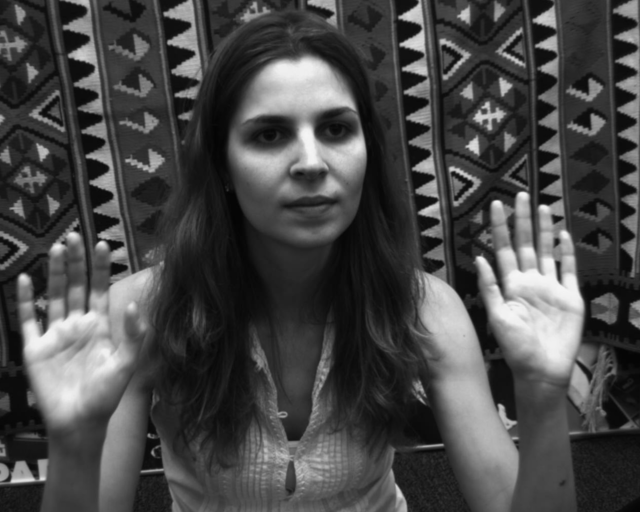
#> input picture 307920942_203253422/left.tif, 640 x 512 px, found by its file name; the run also reads 2 pictures not shown here
$ jupyter execute 307920942_203253422.ipynb   (shell and % lines are left out)   (older library calls are emulated)
#> lines starting #> are read from the running program, lines starting #| are printed output that depends on the picture
## <span style="color:blue"> Computer Vision - Winter 2024

## <span style="color:blue"> Exercise 3 </span>
**Reichman University**

**Lecturer:** Prof. Yael Moses, RUNI

**TA:** Eyal Friedman, RUNI


**Submission date: 9.2.24** \
Note: In case you need an extension for any reason, you can submit it by 14.2.24. \
No extra extensions will be given.
In case you are in miluim - please contact Yael directly.

**Your name: Orr Zwebner, Gidon Bonwit**
**Your ID: 203253422, 307920942**

In this exercise, you will practice projection matrices and epipolar geometry related tasks.

## <span style="color:blue"> Submission guidelines:</span>

1. Your **zip** file should include the following files only:
   - ex3.ipynb
   - images you use that were not given
2. You should use Jupyter Notebook.
3. Name the zip file **'ex3_ID_ID.zip'** and **do not** include any additional directories.
4. Submit using *Moodle*.
5. Submit on time!
6. You can submit this assignment in pairs (no triplets).
   * In the case of pair submission, both IDs and names should be added to the notebook.
   * One should submit the homework, and the other should submit a simple text file named: ID_ID.txt and nothing else.
   *Please make sure that your collaborator submits the HW.

## Read the following instructions carefully:

1. Write **efficient vectorized** code.
2. You are responsible for the correctness of your code and should add as many tests as you see fit. Do not submit your tests unless requested.
3. Use `Python 3` and `numpy 1.18.5` or above. Changes to the configuration we provided are at your own risk. Before submitting the exercise, restart the kernel and run the notebook from start to finish to make sure everything works.
4. You are allowed to use functions and methods from the [Python Standard Library](https://docs.python.org/3/library/) and [numpy](https://www.numpy.org/devdocs/reference/) only. Any other imports are forbidden unless provided by us.
5. Your code must run without errors. Note, **Code that fails to run will not be graded.**
6. Document your code properly.
7. Go over Warmup Python - you can find relevant python functions that will make your life easier.

[cell 1]
import cv2

# This opens an inteactive figure - use it in part B
import matplotlib
# matplotlib.use('TkAgg')

import matplotlib.pyplot as plt
import numpy as np
from scipy.linalg import null_space

# This specifies the way plots behave in jupyter notebook
plt.rcParams['figure.figsize'] = (8.0, 8.0) # set default size of plots
plt.rcParams['image.cmap'] = 'gray'

[cell 2]
import platform
print("Python version: ", platform.python_version())
print("Numpy version: ", np.__version__)

## <span style="color:blue">Section A: Projection

In this part you will go over projection matrix,  and use them to project 3D points to an image.

## <span style="color:blue">Part A1: Projection Matrix
Fill the missing values, given partial values of the parameters of the left and right cameras.

**Right image parameters:**
The projection matrix of the right image:

[cell 3]
MR = np.array([[1100.504780,          0,   331.023000,   0],
               [0,          1097.763735,   259.386377,   0],
               [0,                    0,            1,   0]])

The rotation matrix of the right image:

[cell 4]
RR = np.array([[1,0,0],
               [0,1,0],
               [0,0,1]])

The focal length of the right image:

[cell 5]
fR = 1.0

From here on, replace "none" with your answers to the questions. In addition, if there are more than a single possible solution, choose one.
Compute the right image center (principal point):

[cell 6]
OxR = MR[0,2]
OyR = MR[1,2]

Compute the right image scale factor which is consistent with MR:

[cell 7]
SxR = MR[0,0]/fR
SyR = MR[1,1]/fR

Compute the right image intrinsic matrix which is consistent with MR:

[cell 8]
MintR = MR[:, :3]
np.set_printoptions(suppress=True)
MintR


**Left image parameters**

Left image center (principal point):

[cell 9]
OxL = 320.798101
OyL = 236.431326

Scale factor:

[cell 10]
SxL = 1095.671499
SyL = 1094.559584

Focal length of the left image:

[cell 11]
fL = 1

Translation vector w.r.t. the world origin:

[cell 12]
TL = -np.array([[178.2218,18.8171,-13.7744]]).T

Rotation matrix of the left image:

[cell 13]
RL = np.array([[ 0.9891,    0.0602,   -0.1346],
               [-0.0590,    0.9982,    0.0134],
               [0.1351,   -0.0053,    0.9908]])

Compute the intrinsic projection matrix of the left camera:

[cell 14]
MintL = np.array([[SxL,          0,   OxL,    0],
               [0,          SyL ,   OyL,   0],
               [0,                    0,            1,   0]])

Compute the projection matrix of the left camera

[cell 15]
# Augment RL with TL to form the extrinsic parameter matrix
RT_augmented = np.append(arr=np.hstack((RL, -RL@TL)),values=[[0,0,0,1]], axis=0)
ML = MintL @ RT_augmented

Compute the COP of the left and the right images, in Cartesian coordinates:

(You may use the the function *null_space* from *scipy.linalg*)

[cell 16]
def homogenous_to_euclidean(point_h):
    """
    Convert a point from Homogeneous coordinates to Euclidean coordinates.
    """
    # Verify that the last element is not zero (for the devision)
    if point_h[-1] == 0:
        raise ValueError("The last element of the homogeneous coordinates must not be zero.")

    return point_h[:-1] / point_h[-1]


def euclidean_to_homogenous(point_e):
    """
    Convert a point from Homogeneous coordinates to Euclidean coordinates.
    """
    # Check if the point is a column vector
    if point_e.ndim != 2 or point_e.shape[1] != 1:
        new_point_e = point_e.reshape(-1, 1)
    else:
        new_point_e = point_e.copy()

    return np.vstack((new_point_e, np.ones((1,1))))

[cell 17]
from scipy.linalg import null_space

# Compute the null space (homogeneous coordinates for the camera centers)
CL_h = null_space(ML)
CR_h = null_space(MR)

# Convert from homogeneous to Cartesian coordinates
CL = homogenous_to_euclidean(point_h=CL_h)

CR = homogenous_to_euclidean(point_h=CR_h)

print(f'The COP of the left camera is\n {CL}\n')
print(f'The COP of the right camera is\n {CR}')

Compute the distance between CL and CR:


[cell 18]
D = np.linalg.norm(CL-CR)
print(f'distance between CL and CR: {D:.3f}')

## <span style="color:blue">Part A2: Hands on Triangulation

Write a function p = proj(M,P) that recieves as input the 3D point P in Euclidean coordinates and a projection matrix M, and outputs the 2D  Euclidean coordinates of the projected point.

[cell 19]
# Your code for proj function
def proj(M,P):
    """
    Returns 2D Euclidean coordiantes acoording to the camera of M
    M (3*4 matrix): Projection matrix of a camera
    P (3*1 vector): 3D point in euclidean coordinates
    """
    # P in homogenous coordinates
    P_homogenous = np.append(P, [1])

    # p in homogenous coordinates
    p_homogenous = M @ P_homogenous

    # Convert to Euclidean coordinates - devide by the third coordinate
    p = homogenous_to_euclidean(point_h=p_homogenous)

    return p

**<span style="color:blue">Answer Quesion:**\
Given object points in the world coordinate system,  P=(-140,50,1200) and Q=(30,100,2000).

a.	What are the coordinates (Euclidean) of the points in the left camera coordinate system?\
b.	What are the coordinates (Euclidean) of the points in the right camera coordinate system?

Note: the camera coordinate system rather than the image coordinate system (PL means the 3D coordinates in the left **camera** cordinates system, and pL means the 2D coordinates in the left **image** coordinates system.


**<span style="color:blue">Your answer:**\
a.
pL:
[211.50311802 312.79614795]
qL:
[291.01523943 309.3489455 ]


b.
pR:
[202.63077567 305.12653262]
qR:
[347.5305717  314.27456375]


[cell 20]
def world_to_camera(P_world, R, T):

    P_camera = R @ (P_world - T)

    return P_camera

[cell 21]
P = np.array([[-140],[50],[1200]])
Q = np.array([[30],[100],[2000]])

# From world to camera coordinates (translation and rotation)
# For the right image - no translation and no rotation practically
PL = world_to_camera(P, RL, TL)
PR = P
QL = world_to_camera(Q, RL, TL)
QR = Q

[cell 22]
P = np.array([[-140],[50],[1200]])
pL = proj(ML,P)
pR = proj(MR,P)

Q = np.array([[30],[100],[2000]])
qL = proj(ML,Q)
qR = proj(MR,Q)

print(f"the point pL\n{pL}")
print(f"the point pR\n{pR}")
print(f"the point qL\n{qL}")
print(f"the point qR\n{qR}")

### Read two images and display the projections of P and Q on the two given images ###

[//]: # " "
The code below should return this result:

[cell 23]
imL = cv2.imread('Left.tif', cv2.IMREAD_GRAYSCALE)
#> imL is the input picture: shape (512, 640); min 4, max 246, mean 71.7
imR = cv2.imread('Right.tif', cv2.IMREAD_GRAYSCALE)
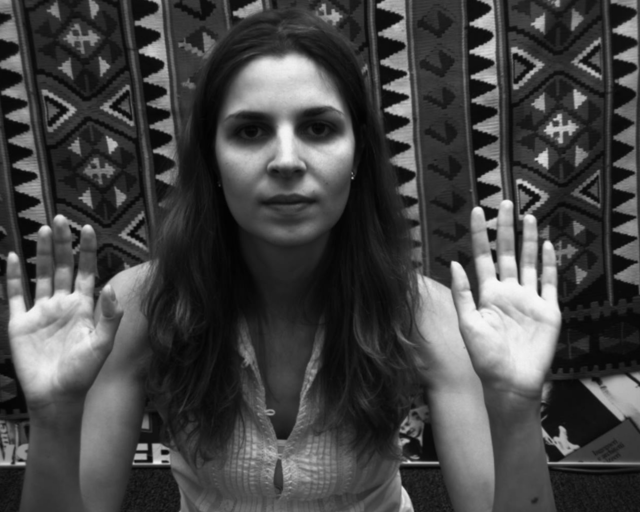
#> input picture 307920942_203253422/right.tif, 640 x 512 px, found by its file name
#> imR is the input picture: shape (512, 640); min 2, max 248, mean 69.5

plt.rcParams['figure.figsize'] = (14.0, 14.0)
f, ((ax1, ax2)) = plt.subplots(1, 2, sharex='col', sharey='row')

ax1.imshow(imL, cmap='gray'), ax1.set_title('Left image'), ax1.scatter(pL[0], pL[1], color='r'), \
    ax1.scatter(qL[0],qL[1], color = 'b')
ax2.imshow(imR, cmap='gray'), ax2.set_title('Right image'), ax2.scatter(pR[0], pR[1], color = 'r'), \
    ax2.scatter(qR[0],qR[1], color = 'b')
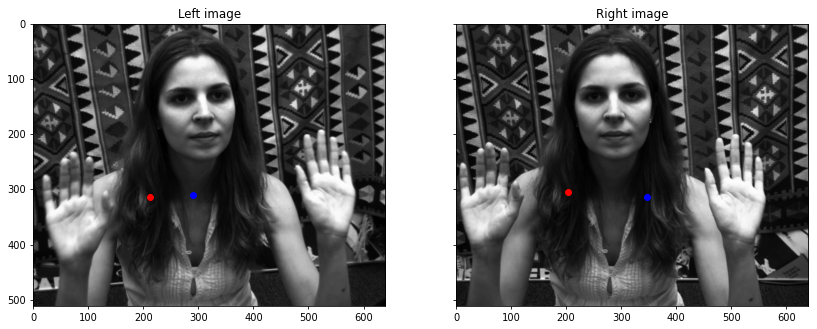
#> figure drawn by matplotlib, 2 panels

**<span style="color:blue"> Answer Question:**\
Look at the projection of each of the points in the two images. One pair looks as expected, and the other does not. Please give a short explanation of what may have caused it.

**<span style="color:blue">Your answer:**\
The blue point, Q, seems not to be projected correctly, unlike point P, which is projected correctly between the two images. This discrepancy may be caused by the actual 3D point in the world being obscured by the woman in the image (in both images), leading to a misleading conclusion about the projection's accuracy. In reality,  Q is located somewhere in the background, between the woman and the carpet in the background.


## <span style="color:blue"> Part B: Epipolar Geometry
Compute the fundamental matrix F and the epipoles eL and eR of the left and right images, using their projection matrices.\
Note, you should normalize F by F(3,3) for improved precision.

For the epipoles' computation use the MR and ML and the Center of projections.

**<span style="color:blue">Answer Question:**
Can you double check if they are correct using F? If so, check it.

**<span style="color:blue">Your answer:**


[cell 24]
def skew_symmetric_matrix(a):
    """
    Create a skew-symmetric matrix [a]_x from a 3-dimensional vector a.

    Parameters:
    - a (numpy.ndarray): A 3-dimensional vector.

    Returns:
    - numpy.ndarray: The 3x3 skew-symmetric matrix derived from vector a.
    """
    return np.array([
        [0, -a[2], a[1]],
        [a[2], 0, -a[0]],
        [-a[1], a[0], 0]
    ])

[cell 25]
import numpy as np

def compute_F(eR, MR, ML):
    """
    Compute the fundamental matrix F given an the right epipole eR,
    right projection matrix MR, and left projection matrix ML.

    Parameters:
    - eR (numpy.ndarray): The right epipole.
    - MR (numpy.ndarray): The right camera projection matrix, typically of shape (3, 4).
    - ML (numpy.ndarray): The left camera projection matrix, typically of shape (3, 4).

    Returns:
    - numpy.ndarray: The computed fundamental matrix F, of shape (3, 3).

    """

    # Flatten eR
    eR_flatten = eR.flatten()

    # Pseudo Inverse of the left projection matrix
    ML_P = np.linalg.pinv(ML)

    # Compute F using the pseudo inverse and the skew symmetric inverse
    MR_ML_P = MR @ ML_P
    eR_skew = skew_symmetric_matrix(eR_flatten)

    F = eR_skew @ MR_ML_P

    # Normalize F by its (3, 3) element
    F = F / F[2, 2]

    return F

[cell 26]
# Compute the epipole point using the projection matrices
eL_homogenous = ML @ CR_h
eR_homogenous = MR @ CL_h

eL_euclid = homogenous_to_euclidean(eL_homogenous)
eR_euclid = homogenous_to_euclidean(eR_homogenous)


F = compute_F(eR_homogenous, MR, ML)
print(f"The epipole of the left camera:\n{eL_euclid}\n")
print(f"The epipole of the right camera:\n{eR_euclid}\n")
print(f"The Fundamental matrix F\n{F}\n")

# Check if the points correspond to F is eR.T @ F = 0 or F @ eL = 0

# Perform the checks
check_eR = np.dot(eR_homogenous.T, F)
check_eL = np.dot(F, eL_homogenous)

print(f"Check with eR.T @ F:\n{check_eR.T}\n")
print(f"Check with F @ eL:\n{check_eL}\n")

## Epipolar lines ##

Click on three different points of the **right** image, and check if the epipolar lines on the left image pass through a pixel that corresponds to the one you picked in the right image. Output the set of epipolar lines overlayed on the pair of  images as shown below.

To do so you can use:
1. The code below opens the images in a seperate window. You can click on the right image and  capture the click's coordinates by using the function *plt.ginput*.
2. Take each point (this can be done by a loop) and calculate its epipolar line  on the left image using F.
3. Compute the two endpoints of the line in the image to plot it on the left image. \
    **Hint**: you have linear coefficients - (a,b,c). Calculate the y value in the image for x=0, and x=image.width and plot the result.\
    Use: ax2.plot((x0. xWidth),(yx0, yxWidth))
4. Use the set of the points of the right image that you collected, and draw the epipolar lines on the right image.

[cell 27]
def calculate_epipolar_line(point, F, right):
    """
    Calculate the epipolar line for a given point using the fundamental matrix F.

    Parameters:
    - point: The point in Euclidean coordinates (x, y).
    - F: The fundamental matrix.
    - right: A boolean flag indicating whether the point is on the right image (True) or left image (False).

    Returns:
    - The epipolar line coefficients (a, b, c) for the equation ax + by + c = 0.
    """
    point_homogenous = euclidean_to_homogenous(np.array(point))

    if right:
        epipolar_line = (point_homogenous.T @ F).flatten()
    else:
        epipolar_line = (F @ point_homogenous).flatten()

    return epipolar_line

[cell 28]
def compute_lines(img, line):
    """
    Compute the two endpoints of a line on the boundaries of an image, given the line's
    equation coefficients. This function does not draw the line on the image but rather
    calculates the endpoints that can be used for drawing.

    The line's equation is ax + by + c = 0, and the endpoints are calculated for the leftmost
    and rightmost edges of the image.

    Parameters:
    - img (numpy.ndarray): The image array. Used to determine the image dimensions.
    - line (list or numpy.ndarray): The coefficients of the line equation [a, b, c].

    Returns:
    - tuple: A tuple containing the x and y coordinates of the start point (x0, y0)
             and the end point (x_width, y_width) of the line.
    """
    height, width = img.shape[:2]  # Extract image dimensions

    # Compute y-coordinates for the leftmost and rightmost edges of the image
    x0 = 0
    y0 = int(find_y(line[0], line[1], line[2], x0))

    x_width = width - 1  # Rightmost x-coordinate
    y_width = int(find_y(line[0], line[1], line[2], x_width))

    return x0, y0, x_width, y_width

[cell 29]
def find_y(a, b, c, x):
    """
    Calculate the y-coordinate of a point lying on a line given by its equation coefficients and an x-coordinate.

    The line is represented in its general form, ax + by + c = 0

    Parameters:
    - a (float): The coefficient of x in the line equation.
    - b (float): The coefficient of y in the line equation. It must be non-zero to avoid division by zero.
    - c (float): The constant term in the line equation.
    - x (float): The x-coordinate of the point on the line.

    Returns:
    - float: The y-coordinate of the point on the line corresponding to the given x-coordinate.

    """
    if b == 0:
        raise ZeroDivisionError("Coefficient 'b' must be non-zero to avoid division by zero.")

    y = (-(a * x) - c) / b
    return y

**To demonstrate the calculations without selecting data in real time, we've prepared two scenarios using distinct datasets**

[cell 30]
# [39 lines of commented-out code are left out]

### This is what you should see:

[cell 31]
# Two datasets after choosing points

data1 = [(287.82442396313365, 167.82117972350238), (455.22718894009233, 265.1483686635945), (282.6336405529954, 433.8488294930875)]
data2 = [(281.335944700461, 60.78073732718906), (505.8373271889401, 200.9318894009217), (274.8474654377882, 413.7540092165899)]

### The first scnario:

[cell 32]

imL = cv2.imread('Left.tif', cv2.IMREAD_GRAYSCALE)
imR = cv2.imread('Right.tif', cv2.IMREAD_GRAYSCALE)

plt.rcParams['figure.figsize'] = (14.0, 14.0)
f, ((ax1, ax2)) = plt.subplots(1, 2, sharex='col', sharey='row')

ax1.imshow(imL, cmap='gray'), ax1.set_title('Left image')
ax2.imshow(imR, cmap='gray'), ax2.set_title('Right image')


x_val = [x[0] for x in data1]
y_val = [x[1] for x in data1]

ax2.scatter(x_val, y_val, color='r')

F = compute_F(eR_homogenous, MR, ML)

for point in data1:

    # Calculate the epipolar line in the left image for a point in the right image
    epip_line_left = calculate_epipolar_line(point, F, right=True)
    x0_L, y0_L, x_width_L, y_width_L = compute_lines(imL, epip_line_left)
    # Plot the epipolar line on the left image
    ax1.plot((x0_L, x_width_L), (y0_L, y_width_L))

    # Calculate the epipolar line in the right image for a point in the left image
    correspond_point = (x0_L, y0_L)
    epip_line_right = calculate_epipolar_line(correspond_point, F, right=False)
    x0_R, y0_R, x_width_R, y_width_R = compute_lines(imR, epip_line_right)
    # Plot the epipolar line on the right image
    ax2.plot((x0_R, x_width_R), (y0_R, y_width_R))

    pass
#> this loop made 3 passes
#> (y0_L, y_width_L, epip_line_right, y0_R) on passes 1 to 3: (155, 186, [-0.00873, 0.0881, -12.22], 138), (236, 264, [-0.00923, 0.0881, -19.13], 217), (426, 448, [-0.0104, 0.0883, -35.34], 400)

### The second scnario:

[cell 33]

imL = cv2.imread('Left.tif', cv2.IMREAD_GRAYSCALE)
imR = cv2.imread('Right.tif', cv2.IMREAD_GRAYSCALE)

plt.rcParams['figure.figsize'] = (14.0, 14.0)
f, ((ax1, ax2)) = plt.subplots(1, 2, sharex='col', sharey='row')

ax1.imshow(imL, cmap='gray'), ax1.set_title('Left image')
ax2.imshow(imR, cmap='gray'), ax2.set_title('Right image')


x_val = [x[0] for x in data2]
y_val = [x[1] for x in data2]

ax2.scatter(x_val, y_val, color='r')

F = compute_F(eR_homogenous, MR, ML)

for point in data2:

    # Calculate the epipolar line in the left image for a point in the right image
    epip_line_left = calculate_epipolar_line(point, F, right=True)
    x0_L, y0_L, x_width_L, y_width_L = compute_lines(imL, epip_line_left)
    # Plot the epipolar line on the left image
    ax1.plot((x0_L, x_width_L), (y0_L, y_width_L))

    # Calculate the epipolar line in the right image for a point in the left image
    correspond_point = (x0_L, y0_L)
    epip_line_right = calculate_epipolar_line(correspond_point, F, right=False)
    x0_R, y0_R, x_width_R, y_width_R = compute_lines(imR, epip_line_right)
    # Plot the epipolar line on the right image
    ax2.plot((x0_R, x_width_R), (y0_R, y_width_R))

    pass
#> this loop made 3 passes
#> (y0_L, y_width_L, epip_line_right, y0_R) on passes 1 to 3: (47, 82, [-0.00806, 0.088, -3.01], 34), (166, 197, [-0.0088, 0.0881, -13.16], 149), (406, 429, [-0.0103, 0.0882, -33.64], 381)

##  <span style="color:blue">Part C : SIFT and RANSAC/LMedS
**Follow the matching to compute F.**

https://docs.opencv.org/master/da/de9/tutorial_py_epipolar_geometry.html

The example attached here needs some twicks to make it work. First you need to uninstall the opencv package and to install to opencv-contrib package:
- pip uninstall opencv-python

Then install the contrib version with this:
- pip install opencv-contrib-python

**<span style="color:red"> Now, you have to use those lines:**
- **sift = cv2.xfeatures2d.SIFT_create()**
- **kp1, des1 = sift.detectAndCompute(img1, None)**

Hereby, we will find the corresponding featues using the SIFT algorithm and match the closet points. The plotted figure showes the best 300 matches.

[cell 34]
imL = cv2.imread('Left.tif', cv2.IMREAD_GRAYSCALE)
imR = cv2.imread('Right.tif', cv2.IMREAD_GRAYSCALE)

# Initiate SIFT detector
# In the link above you need to change the next line from cv.SIFT to cv2.xfeatures2d.
# Instead of: sift = cv2.SIFT() use:
sift = cv2.xfeatures2d.SIFT_create()

# find the keypoints and descriptors with SIFT
kp1, des1 = sift.detectAndCompute(imL,None)
#> kp1 = 1679 keypoints; strongest (x, y, size): (299, 83, 42.6), (416, 43, 10.9), (474, 146, 8.9), (24, 279, 8)
kp2, des2 = sift.detectAndCompute(imR,None)
#> kp2 = 1918 keypoints; strongest (x, y, size): (498, 318, 88.7), (539, 292, 4), (548, 245, 5.8), (313, 125, 23.2)

# FLANN parameters
FLANN_INDEX_KDTREE = 1
index_params = dict(algorithm = FLANN_INDEX_KDTREE, trees = 5)
search_params = dict(checks=50)
# create FlannBasedMatcher object
flann = cv2.FlannBasedMatcher(index_params,search_params)

# Match descriptors.
matches = flann.knnMatch(des1,des2,k=2)
#> matches = 1679 matches

pts1 = []
pts2 = []
matching = []
# Building a list of points screened by ratio test as per Lowe's paper
for i,(m,n) in enumerate(matches):
    if m.distance < 0.8*n.distance:
        pts2.append(kp2[m.trainIdx].pt)
        pts1.append(kp1[m.queryIdx].pt)
        matching.append(m)
#> after the loop, matching = 627 matches; pts1 = 627 pairs, first value 5.33 to 629, second value 3.35 to 495.1; pts2 = 627 pairs, first value 14.73 to 635.9, second value 3.04 to 494.6


# Sort them in the order of their distance.
matching = sorted(matching, key = lambda x:x.distance)

# Draw first 300 matches.
img3 = np.array([])
img3 = cv2.drawMatches(imL, kp1, imR, kp2, matching[:300], outImg = img3, flags =2)
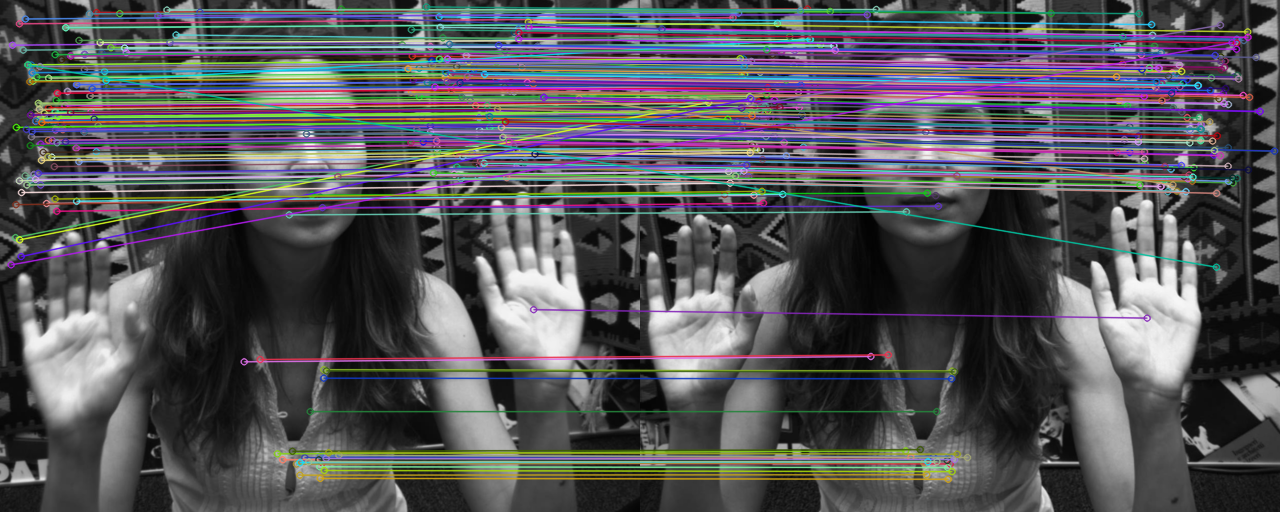
#> img3: shape (512, 1280, 3); mean of channels 0, 1, 2 87.8, 83.7, 84.5; drawn as B, G, R

plt.rcParams['figure.figsize'] = (14.0, 14.0)
f, ((ax1)) = plt.subplots(1, 1, sharex='col', sharey='row')
ax1.imshow(img3, cmap='gray'), ax1.set_title('Matches')

<span style="color:blue"> Not for submission:

    Look at the obtain results.

    a. Do you think all matches are correct?
    b. In which regions of the scene, most of the reliable matches were found?
    c. Try the worst 200 mathces as well -- matching[-1-200:]

Now, we will use the found matches to compute **F** using *cv2.findFundamentalMat()*.

[cell 35]
pts1 = np.int32(pts1)
#> pts1 = 627 pairs, first value 5 to 628, second value 3 to 495
#> (the rest of the program and of its run is left out)
